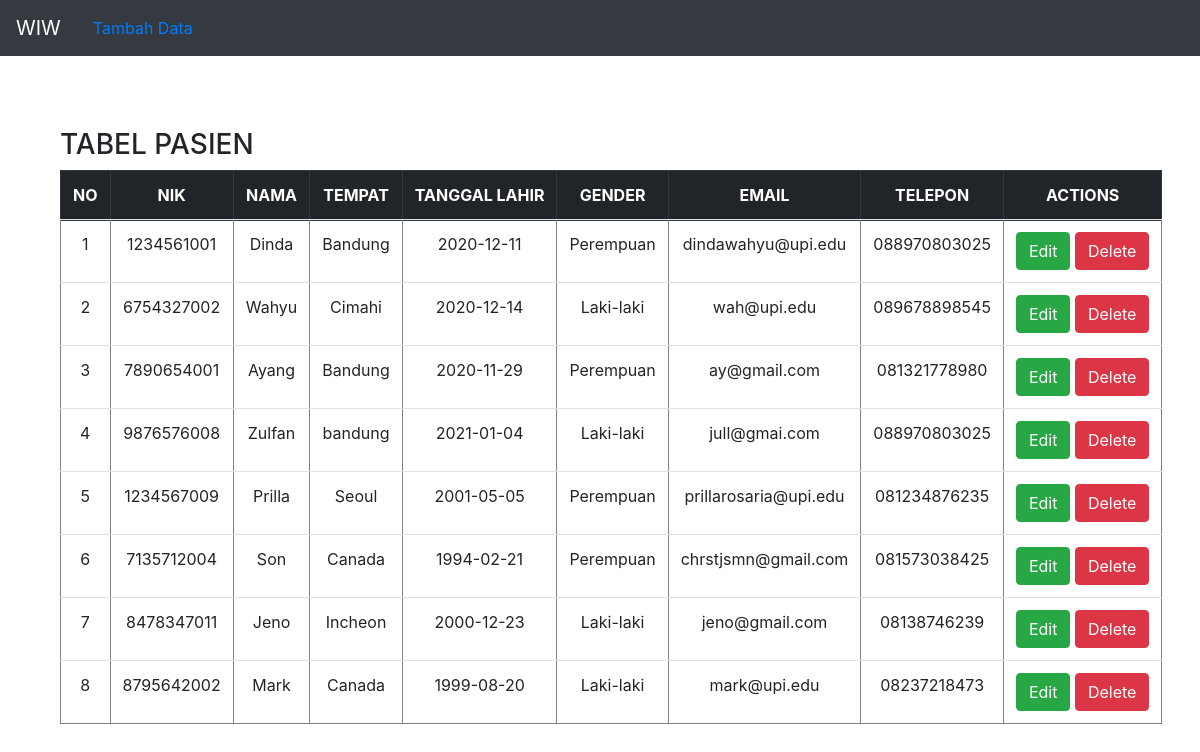
The page / on the database its author committed.
### tables this page shows
CREATE TABLE `pasien` (
  `id` int(11) NOT NULL AUTO_INCREMENT,
  `nik` varchar(100) NOT NULL,
  `nama` varchar(100) NOT NULL,
  `tempat` varchar(100) NOT NULL,
  `tl` varchar(100) NOT NULL,
  `gender` varchar(10) NOT NULL,
  `email` varchar(100) NOT NULL,
  `telp` varchar(100) NOT NULL,
  PRIMARY KEY (`id`)
);

### presenter/ProsesPasien.php (called while the page is built, shortened)
<?php
class ProsesPasien implements KontrakPresenter
{
	private $tabelpasien;
	private $data = [];
	function __construct()
	{
		try {
			$db_host = "localhost";
			$db_user = "root";
			$db_password = "";
			$db_name = "mvp_php";
			$this->tabelpasien = new TabelPasien($db_host, $db_user, $db_password, $db_name);
			$this->data = array();
		} catch (Exception $e) {
			echo "wiw error" . $e->getMessage();
		}
	}
	function prosesDataPasien()
	{
		try {
			$this->tabelpasien->open();
			$this->tabelpasien->getPasien();
			while ($row = $this->tabelpasien->getResult()) {
				$this->data[] = $row;
			}
		} catch (Exception $e) {
			echo "wiw error part 2" . $e->getMessage();
		}
	}
	function getId($i)
	{
		return $this->data[$i]['id'];
	}
	function getNik($i)
	{
		return $this->data[$i]['nik'];
	}
	function getNama($i)
	{
		return $this->data[$i]['nama'];
	}
	function getTempat($i)
	{
		return $this->data[$i]['tempat'];
	}
	function getTl($i)
	{
		return $this->data[$i]['tl'];
	}
	function getGender($i)
	{
		return $this->data[$i]['gender'];
	}
	function getEmail($i)
	{
		return $this->data[$i]['email'];
	}
	function getTelepon($i)
	{
		return $this->data[$i]['telp'];
	}
	function getSize()
	{
		return sizeof($this->data);
	}
}

### model/DB.class.php (called while the page is built, shortened)
<?php
class DB
{
	var $db_host = '';
	var $db_user = '';
	var $db_password = '';
	var $db_name = '';
	var $db_link = '';
	function __construct($db_host = '', $db_user = '', $db_password = '', $db_name = '')
	{
		$this->db_host = $db_host;
		$this->db_user = $db_user;
		$this->db_password = $db_password;
		$this->db_name = $db_name;
	}
	function open()
	{
		$this->db_link = mysqli_connect($this->db_host, $this->db_user, $this->db_password, $this->db_name);
	}
	function execute($query = "")
	{
		$this->result = mysqli_query($this->db_link, $query);
		return $this->result;
	}
}

### model/TabelPasien.class.php (called while the page is built, shortened)
<?php
class TabelPasien extends DB
{
	function getPasien()
	{
		$query = "SELECT * FROM pasien";
		return $this->execute($query);
	}
}

### view/TampilPasien.php (the view, shortened to what this page needs)
<?php
include("presenter/ProsesPasien.php");
class TampilPasien implements KontrakView
{
	private $prosespasien;
	function __construct()
	{
		$this->prosespasien = new ProsesPasien();
	}
	function tampil()
	{
		$this->prosespasien->prosesDataPasien();
		$data = null;
		for ($i = 0; $i < $this->prosespasien->getSize(); $i++) {
			$no = $i + 1;
			$data .= "<tr>
			<td>" . $no . "</td>
			<td>" . $this->prosespasien->getNik($i) . "</td>
			<td>" . $this->prosespasien->getNama($i) . "</td>
			<td>" . $this->prosespasien->getTempat($i) . "</td>
			<td>" . $this->prosespasien->getTl($i) . "</td>
			<td>" . $this->prosespasien->getGender($i) . "</td>
			<td>" . $this->prosespasien->getEmail($i) . "</td>
			<td>" . $this->prosespasien->getTelepon($i) . "</td>
			<td>
                  <a class='btn btn-success' href='index.php?id_edit=".$this->prosespasien->getId($i)."'>Edit</a>
                  <a class='btn btn-danger' href='index.php?id_delete=".$this->prosespasien->getId($i)."'>Delete</a>
                </td><tr>";
		}
	}
}

### index.php (shortened to what this page needs)
<?php
include("model/Template.class.php");
include("model/DB.class.php");
include("model/TabelPasien.class.php");
include("view/TampilPasien.php");
$tp = new TampilPasien();
if(isset($_GET['id_edit'])){
    $tp->tampilEdit($_GET['id_edit']);
}
else if(isset($_GET['id_delete'])){
    $tp->deletePasien($_GET['id_delete']);
}
else if(isset($_POST['edit'])){
    $tp->editPasien($_POST);
}
else $tp->tampil();

### model/Template.class.php (shortened to what this page needs)
<?php
class Template{
	var $content = '';
	function __construct($filename = ''){
		$this->content = implode('', @file($filename));
	}
	function clear(){
		$this->content = preg_replace("/DATA_[A-Z|_|0-9]+/", "", $this->content);
	}
	function write(){
		print $this->content;
	}
	function replace($old = '', $new = ''){
		if(is_int($new)){
			$value = sprintf("%d", $new);
		}elseif(is_float($new)){
			$value = sprintf("%f", $new);
		}elseif(is_array($new)){
			$value = '';
			foreach( $new as $item){
				$value .= $item. '';
			}
		}else{
			$value = $new;
		}
		$this->content = preg_replace("/$old/",  $value, $this->content);
	}
}

### rows shown on the page
pasien: no "1", nik "1234561001", nama "Dinda", tempat "Bandung", tl "2020-12-11", gender "Perempuan", email "dindawahyu@upi.edu", telp "088970803025"
pasien: no "2", nik "6754327002", nama "Wahyu", tempat "Cimahi", tl "2020-12-14", gender "Laki-laki", email "wah@upi.edu", telp "089678898545"
pasien: no "3", nik "7890654001", nama "Ayang", tempat "Bandung", tl "2020-11-29", gender "Perempuan", email "ay@gmail.com", telp "081321778980"
pasien: no "4", nik "9876576008", nama "Zulfan", tempat "bandung", tl "2021-01-04", gender "Laki-laki", email "jull@gmai.com", telp "088970803025"
pasien: no "5", nik "1234567009", nama "Prilla", tempat "Seoul", tl "2001-05-05", gender "Perempuan", email "prillarosaria@upi.edu", telp "081234876235"
pasien: no "6", nik "7135712004", nama "Son", tempat "Canada", tl "1994-02-21", gender "Perempuan", email "chrstjsmn@gmail.com", telp "081573038425"
pasien: no "7", nik "8478347011", nama "Jeno", tempat "Incheon", tl "2000-12-23", gender "Laki-laki", email "jeno@gmail.com", telp "08138746239"
pasien: no "8", nik "8795642002", nama "Mark", tempat "Canada", tl "1999-08-20", gender "Laki-laki", email "mark@upi.edu", telp "08237218473"

### other values the page prints
$this->content "WIW Tambah Data TABEL PASIEN NO NIK NAMA TEMPAT TANGGAL LAHIR GENDER EMAIL TELEPON ACTIONS"
